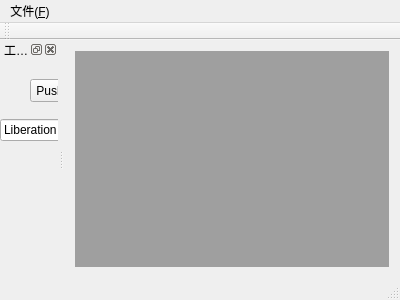
<?xml version="1.0" encoding="UTF-8"?>
<ui version="4.0">
 <class>MainWindow</class>
 <widget class="QMainWindow" name="MainWindow">
  <property name="geometry">
   <rect>
    <x>0</x>
    <y>0</y>
    <width>400</width>
    <height>300</height>
   </rect>
  </property>
  <property name="windowTitle">
   <string>MainWindow</string>
  </property>
  <widget class="QWidget" name="centralWidget">
   <layout class="QGridLayout" name="gridLayout">
    <item row="0" column="0">
     <widget class="QMdiArea" name="mdiArea"/>
    </item>
   </layout>
  </widget>
  <widget class="QMenuBar" name="menuBar">
   <property name="geometry">
    <rect>
     <x>0</x>
     <y>0</y>
     <width>400</width>
     <height>23</height>
    </rect>
   </property>
   <widget class="QMenu" name="menu_F">
    <property name="title">
     <string>文件(&amp;F)</string>
    </property>
    <addaction name="actio_New"/>
    <addaction name="actionShow_Dock"/>
   </widget>
   <addaction name="menu_F"/>
  </widget>
  <widget class="QToolBar" name="mainToolBar">
   <attribute name="toolBarArea">
    <enum>TopToolBarArea</enum>
   </attribute>
   <attribute name="toolBarBreak">
    <bool>false</bool>
   </attribute>
  </widget>
  <widget class="QStatusBar" name="statusBar"/>
  <widget class="QDockWidget" name="dockWidget">
   <property name="allowedAreas">
    <set>Qt::AllDockWidgetAreas</set>
   </property>
   <property name="windowTitle">
    <string>工具箱</string>
   </property>
   <attribute name="dockWidgetArea">
    <number>1</number>
   </attribute>
   <widget class="QWidget" name="dockWidgetContents">
    <widget class="QPushButton" name="pushButton">
     <property name="geometry">
      <rect>
       <x>30</x>
       <y>20</y>
       <width>75</width>
       <height>23</height>
      </rect>
     </property>
     <property name="text">
      <string>PushButton</string>
     </property>
    </widget>
    <widget class="QFontComboBox" name="fontComboBox">
     <property name="geometry">
      <rect>
       <x>0</x>
       <y>60</y>
       <width>213</width>
       <height>22</height>
      </rect>
     </property>
    </widget>
   </widget>
  </widget>
  <action name="actio_New">
   <property name="icon">
    <iconset resource="myimage.qrc">
     <normaloff>:/myImage/image/new.png</normaloff>:/myImage/image/new.png</iconset>
   </property>
   <property name="text">
    <string>新建文件夹(&amp;N)</string>
   </property>
   <property name="toolTip">
    <string>新建文件</string>
   </property>
  </action>
  <action name="actionShow_Dock">
   <property name="checkable">
    <bool>true</bool>
   </property>
   <property name="checked">
    <bool>true</bool>
   </property>
   <property name="enabled">
    <bool>true</bool>
   </property>
   <property name="text">
    <string>Show Dock</string>
   </property>
  </action>
 </widget>
 <layoutdefault spacing="6" margin="11"/>
 <resources>
  <include location="myimage.qrc"/>
 </resources>
 <connections/>
</ui>
